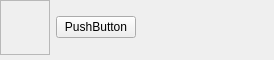
<?xml version="1.0" encoding="UTF-8"?>
<ui version="4.0">
 <class>UserInfoWidget</class>
 <widget class="QWidget" name="UserInfoWidget">
  <property name="geometry">
   <rect>
    <x>0</x>
    <y>0</y>
    <width>274</width>
    <height>60</height>
   </rect>
  </property>
  <property name="sizePolicy">
   <sizepolicy hsizetype="Minimum" vsizetype="Fixed">
    <horstretch>0</horstretch>
    <verstretch>0</verstretch>
   </sizepolicy>
  </property>
  <property name="minimumSize">
   <size>
    <width>200</width>
    <height>0</height>
   </size>
  </property>
  <property name="maximumSize">
   <size>
    <width>16777215</width>
    <height>16777215</height>
   </size>
  </property>
  <property name="windowTitle">
   <string>Form</string>
  </property>
  <layout class="QHBoxLayout" name="horizontalLayout">
   <property name="spacing">
    <number>6</number>
   </property>
   <property name="sizeConstraint">
    <enum>QLayout::SetDefaultConstraint</enum>
   </property>
   <property name="leftMargin">
    <number>0</number>
   </property>
   <property name="topMargin">
    <number>0</number>
   </property>
   <property name="rightMargin">
    <number>0</number>
   </property>
   <property name="bottomMargin">
    <number>5</number>
   </property>
   <item>
    <widget class="MaskLabel" name="pIconLb">
     <property name="sizePolicy">
      <sizepolicy hsizetype="Preferred" vsizetype="Preferred">
       <horstretch>0</horstretch>
       <verstretch>0</verstretch>
      </sizepolicy>
     </property>
     <property name="minimumSize">
      <size>
       <width>50</width>
       <height>50</height>
      </size>
     </property>
     <property name="maximumSize">
      <size>
       <width>16777215</width>
       <height>16777215</height>
      </size>
     </property>
     <property name="frameShape">
      <enum>QFrame::StyledPanel</enum>
     </property>
     <property name="text">
      <string/>
     </property>
     <property name="alignment">
      <set>Qt::AlignRight|Qt::AlignTrailing|Qt::AlignVCenter</set>
     </property>
    </widget>
   </item>
   <item>
    <widget class="QPushButton" name="pNameBtn">
     <property name="sizePolicy">
      <sizepolicy hsizetype="Expanding" vsizetype="Fixed">
       <horstretch>0</horstretch>
       <verstretch>0</verstretch>
      </sizepolicy>
     </property>
     <property name="text">
      <string>PushButton</string>
     </property>
    </widget>
   </item>
   <item>
    <widget class="QLabel" name="pNameLb">
     <property name="sizePolicy">
      <sizepolicy hsizetype="MinimumExpanding" vsizetype="Preferred">
       <horstretch>0</horstretch>
       <verstretch>0</verstretch>
      </sizepolicy>
     </property>
     <property name="minimumSize">
      <size>
       <width>50</width>
       <height>0</height>
      </size>
     </property>
     <property name="maximumSize">
      <size>
       <width>16777215</width>
       <height>16777215</height>
      </size>
     </property>
     <property name="frameShape">
      <enum>QFrame::NoFrame</enum>
     </property>
     <property name="text">
      <string/>
     </property>
     <property name="scaledContents">
      <bool>true</bool>
     </property>
    </widget>
   </item>
   <item>
    <spacer name="horizontalSpacer_5">
     <property name="orientation">
      <enum>Qt::Horizontal</enum>
     </property>
     <property name="sizeType">
      <enum>QSizePolicy::Fixed</enum>
     </property>
     <property name="sizeHint" stdset="0">
      <size>
       <width>0</width>
       <height>20</height>
      </size>
     </property>
    </spacer>
   </item>
   <item>
    <spacer name="horizontalSpacer">
     <property name="orientation">
      <enum>Qt::Horizontal</enum>
     </property>
     <property name="sizeHint" stdset="0">
      <size>
       <width>40</width>
       <height>20</height>
      </size>
     </property>
    </spacer>
   </item>
  </layout>
 </widget>
 <customwidgets>
  <customwidget>
   <class>MaskLabel</class>
   <extends>QLabel</extends>
   <header>masklabel.h</header>
  </customwidget>
 </customwidgets>
 <resources/>
 <connections/>
</ui>
